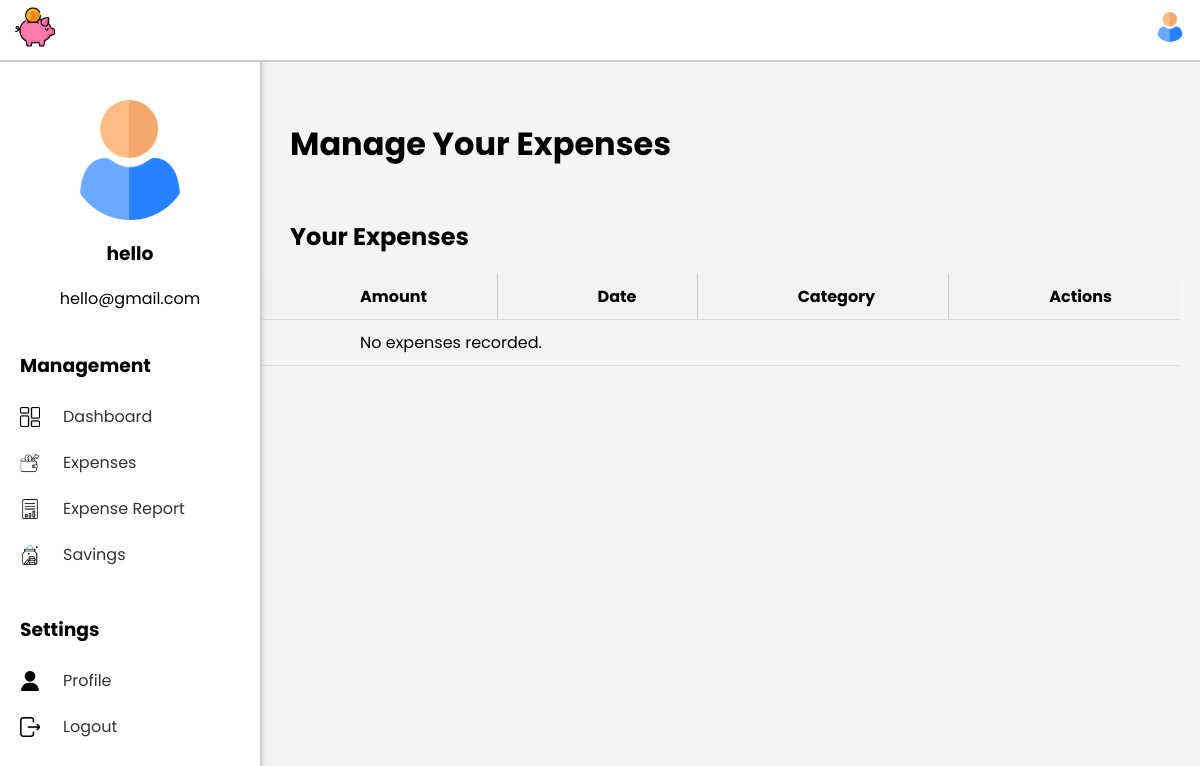
The app's page /ExpenseSystem/manage_expense/ (signed in), older data.
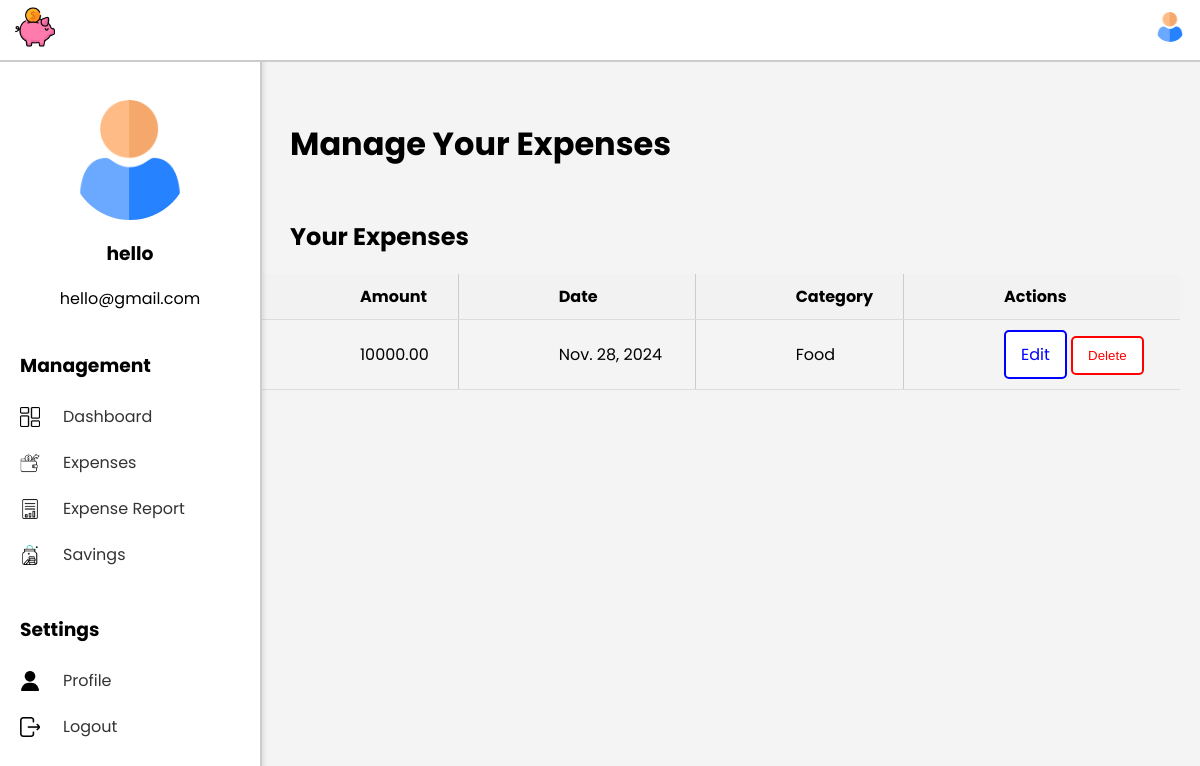
The same page, newer data.
### ExpenseSystem/models.py (models this page shows, shortened)
class Expense(models.Model):
    amount = models.DecimalField(max_digits=10, decimal_places=2)
    date = models.DateField()
    category = models.ForeignKey(Category, on_delete=models.CASCADE)
    user = models.ForeignKey(User, on_delete=models.CASCADE)
    description = models.TextField(null=True, blank=True)  # Add the description field

class Category(models.Model):
    name = models.CharField(max_length=255)

### ExpenseSystem/views.py (the view)
# urls.py: path('manage_expense/', views.manage_expense, name='manage_expense'),
@login_required
def manage_expense(request):
    expenses = Expense.objects.all()
    return render(request, 'manage_expense.html', {'expenses': expenses})

### ExpenseSystem/templates/manage_expense.html (shortened to what this page needs)
<!DOCTYPE html>
<html lang="en">
<head>
    {% load static %}
    <link rel="stylesheet" href="{% static 'manageexpense.css' %}">
</head>
<body>
    {% include 'navbar.html' %}
    {% include 'sidebar.html' %}
    <div class="main-dashboard">
        <div class="header">
            <h1>Manage Your Expenses</h1>
        </div>
        <div class="expense-list background-box">
            <h2>Your Expenses</h2>
            <table>
                <thead>
                    <tr>
                        <th>Amount</th>
                        <th>Date</th>
                        <th>Category</th>
                        <th>Actions</th>
                    </tr>
                </thead>
                <tbody>
                    {% for expense in expenses %}
                    <tr>
                        <td>{{ expense.amount }}</td>
                        <td>{{ expense.date }}</td>
                        <td>{{ expense.category.name }}</td>
                        <td>
                            <a href="{% url 'edit_expense' expense.id %}" class="btn btn-edit">Edit</a>
                            <form method="POST" action="{% url 'delete_expense' expense.id %}" style="display:inline;">
                                <button type="submit" class="btn btn-delete">Delete</button>
                            </form>
                        </td>
                    </tr>
                    {% empty %}
                    <tr>
                        <td colspan="4">No expenses recorded.</td>
                    </tr>
                    {% endfor %}
                </tbody>
            </table>
        </div>
    </div>
</body>
</html>

Row changes from the older to the newer data that the page shows:
added Expense: amount "10000.00", date "Nov. 28, 2024", category.name "Food"
Text that changed along with them:
text no longer shown: "No expenses recorded."
